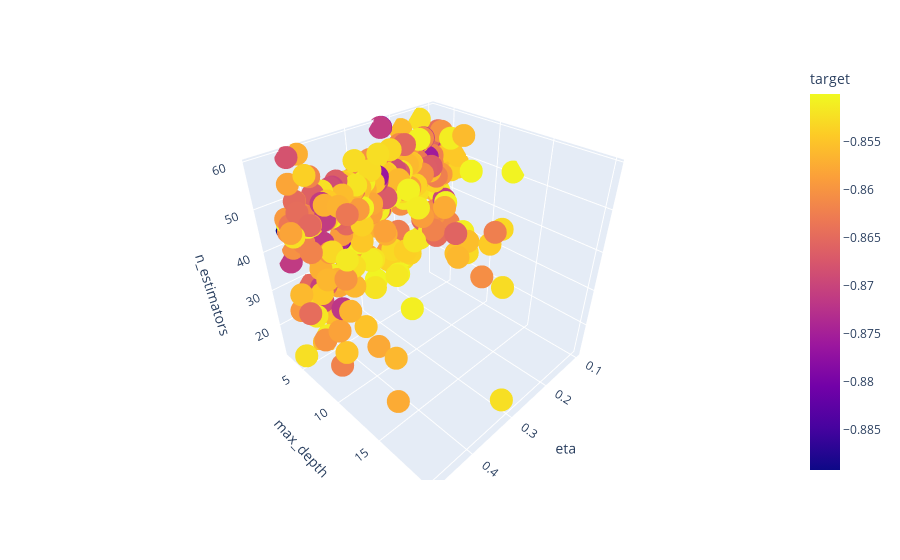

This figure's notebook cell:
### Code cell
px.scatter_3d(df1, x = "eta", y = "max_depth", z = "n_estimators", color = "target")

### Figure 1 — Plotly figure (JSON) as saved in the notebook; plotly's stock layout.template omitted (floating-point values rounded to 4 significant figures; data arrays with more than 128 entries replaced by an {"elided": "..."} marker saying what was removed)
{"data": [{"hovertemplate": "eta=%{x}<br>max_depth=%{y}<br>n_estimators=%{z}<br>target=%{marker.color}<extra></extra>", "legendgroup": "", "marker": {"color": {"elided": "792 float values"}, "coloraxis": "coloraxis", "symbol": "circle"}, "mode": "markers", "name": "", "scene": "scene", "showlegend": false, "type": "scatter3d", "x": {"elided": "792 float values"}, "y": {"elided": "792 int values"}, "z": {"elided": "792 int values"}}], "layout": {"coloraxis": {"colorbar": {"title": {"text": "target"}}, "colorscale": [[0, "#0d0887"], [0.1111, "#46039f"], [0.2222, "#7201a8"], [0.3333, "#9c179e"], [0.4444, "#bd3786"], [0.5556, "#d8576b"], [0.6667, "#ed7953"], [0.7778, "#fb9f3a"], [0.8889, "#fdca26"], [1, "#f0f921"]]}, "legend": {"tracegroupgap": 0}, "margin": {"t": 60}, "scene": {"domain": {"x": [0, 1], "y": [0, 1]}, "xaxis": {"title": {"text": "eta"}}, "yaxis": {"title": {"text": "max_depth"}}, "zaxis": {"title": {"text": "n_estimators"}}}}}
